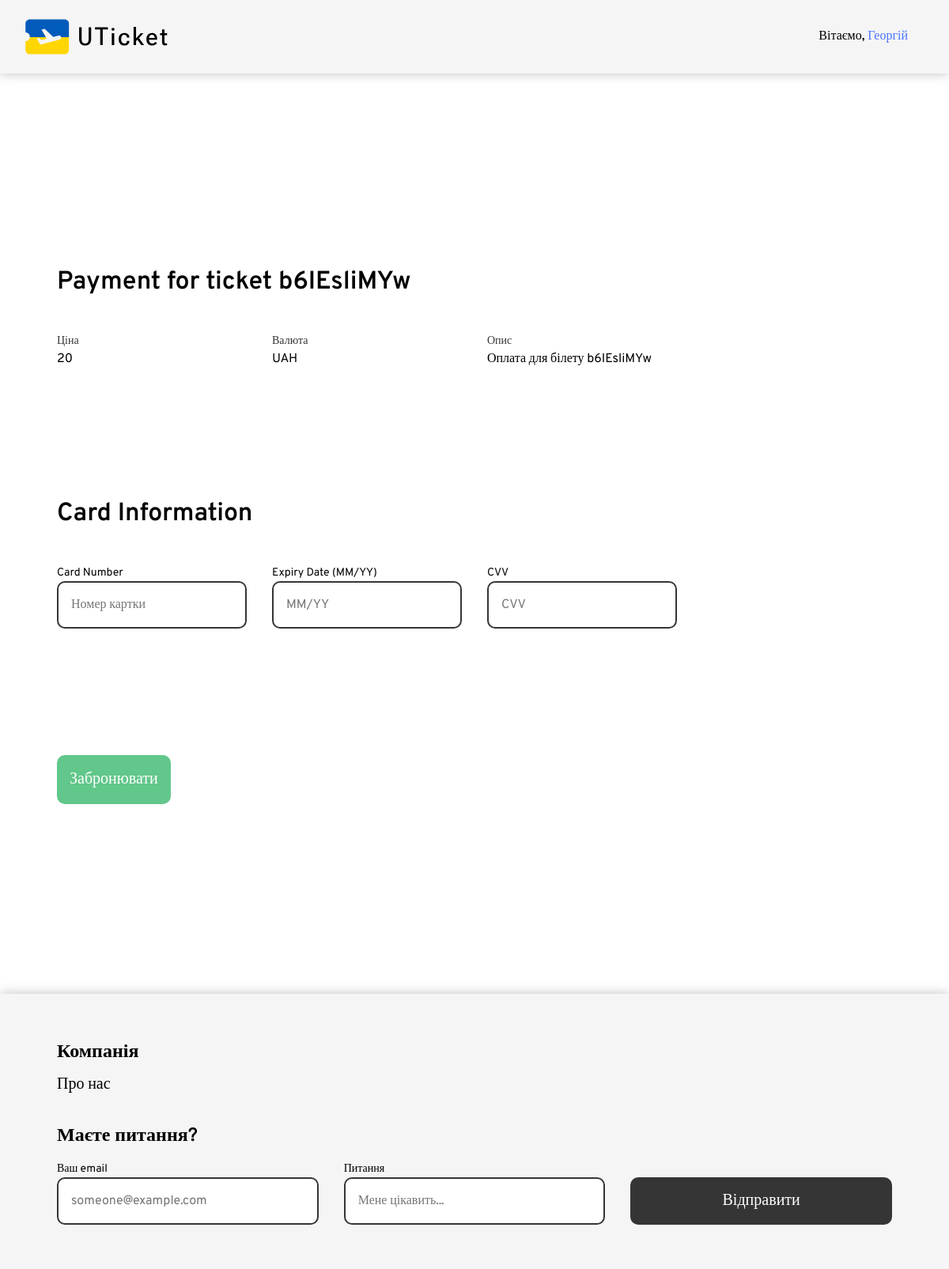
/process_payment/2/ (signed in), run on the app's committed database.
### UTicket/models.py (models this page shows, shortened)
class NewUser(AbstractUser):
    username = None
    ''' Add email field as unique identifiers
    for authentication instead of usernames '''
    email = models.EmailField(__("email address"), unique=True)
    objects = CustomUserManager()
    USERNAME_FIELD = "email"
    REQUIRED_FIELDS = []

class Tickets(models.Model):
    city_of_departure = models.CharField(max_length=40)
    city_destination = models.CharField(max_length=40)
    departure_date = models.DateField()
    return_date = models.DateField(blank=True, null=True)
    plane_class = models.CharField(max_length=30)
    flight_departure = models.CharField(max_length=40)
    plane_place = models.CharField(max_length=30)
    first_name = models.CharField(max_length=40)
    second_name = models.CharField(max_length=40)
    date_of_birth = models.CharField(max_length=10)
    phone_number = models.CharField(max_length=20)
    ticket_number = models.CharField(max_length=10, unique=True, default=generate_short_ticket_id)
    email = models.ForeignKey(NewUser, on_delete=models.CASCADE)
    price = models.CharField(max_length=10)
    date = models.DateTimeField(auto_now_add=True)

### UTicket/views.py (the view)
# urls.py: path('process_payment/<int:ticket_id>/', views.process_payment, name='process_payment'),
@login_required(login_url='login_view')
def process_payment(request, ticket_id):
    ticket = get_object_or_404(Tickets, id=ticket_id)
    if request.method == "POST":
        form = PaymentForm(request.POST)
        if form.is_valid():
            payment = form.save(commit=False)
            payment.ticket = ticket
            payment.price = ticket.price
            payment.save()
            return redirect('payment_done', token=payment.token)
        else:
            print("Form is not valid")
            print(form.errors)
    else:
        form = PaymentForm(initial={
            'price': ticket.price,
            'currency': 'UAH',
            'description': f'Оплата для білету {ticket.ticket_number}',
        })
    return render(request, 'payment.html', {'form': form, 'ticket': ticket})

### UTicket/forms.py
class PaymentForm(forms.ModelForm):
    class Meta:
        model = Payment
        fields = ['price', 'currency', 'description']
    def __init__(self, *args, **kwargs):
        super(PaymentForm, self).__init__(*args, **kwargs)
        for field in self.fields.values():
            field.widget.attrs['readonly'] = 'readonly'

### UTicket/templates/payment.html (shortened to what this page needs)
{% extends 'base.html' %}
{% load static %}
{% block content %}
<section class="booking section">
    <form method="post" action="">
        <div class="form-chapter">
            <h1 class="chapter__title">Payment for ticket {{ ticket.ticket_number }}</h1>
            <div class="chapter__fields grid grid-template-columns-4">
                <div class="field chapter__field grid-field" tabindex="-1">
                    <p class="field-title">Ціна</p>
                    <p class="field-value">{{ form.price.value }}</p>
                </div>
                <div class="field chapter__field grid-field" tabindex="-1">
                    <p class="field-title">Валюта</p>
                    <p class="field-value">{{ form.currency.value }}</p>
                </div>
                <div class="field chapter__field grid-field" tabindex="-1">
                    <p class="field-title">Опис</p>
                    <p class="field-value">{{ form.description.value }}</p>
                </div>
            </div>
        </div>
        <div class="form-chapter">
            <h2 class="chapter__title">Card Information</h2>
            <div class="chapter__fields grid grid-template-columns-4">
                <div class="field chapter__field grid-field" tabindex="-1">
                    <p class="field__title"><label for="id_card_number">Card Number</label></p>
                    <input type="text" class="chapter__input input__container" placeholder="Номер картки" name="card_number" id="id_card_number">
                </div>
                <div class="field chapter__field grid-field" tabindex="-1">
                    <p class="field__title"><label for="id_card_expiry">Expiry Date (MM/YY)</label></p>
                    <input type="text" class="chapter__input input__container" placeholder="MM/YY" name="card_expiry" id="id_card_expiry">
                </div>
                <div class="field chapter__field grid-field" tabindex="-1">
                    <p class="field__title"><label for="id_card_cvv">CVV</label></p>
                    <input type="text" class="chapter__input input__container" placeholder="CVV" name="card_cvv" id="id_card_cvv">
                </div>
            </div>
        </div>
        <button class="form__submit button-fill button-green input__container" type="submit">Забронювати</button>
    </form>
</section>
{% endblock %}

### UTicket/templates/base.html (shortened to what this page needs)
<!DOCTYPE html>
<html lang="en">
<head>
   {% load static %}
   <link rel="stylesheet" href="{% static 'css/styles.css' %}">
   <link href="https://cdn.jsdelivr.net/npm/remixicon@3.5.0/fonts/remixicon.css" rel="stylesheet">
</head>
<body>
   <header class="header">
      <div class="header__container flex">
         <div class="header__logo">
            <a href="{% url 'index' %}">
               <img src="{% static 'imgs/logo.svg' %}" alt="">
            </a>
         </div>
         <nav class="header__menu">
            <ul class="menu__list flex" id="menu">
               {% if not request.user.is_authenticated %}
               <li class="menu__item">
                  <a href="{% url 'login_view' %}" class="menu__link input__container" id="login-trigger">Увійти</a>
               </li>
               <li class="menu__item">
                  <a href="{% url 'signup' %}" class="menu__link input__container"
                     id="signup-trigger">Зареєструватися</a>
               </li>
               {% elif request.user.is_authenticated %}
               <li class="menu__item">
                  <button class="menu__link input__container">Вітаємо, <span style="color: var(--clr-blue);">{{ request.user.first_name }}</span></button>
               </li>
               {% endif %}
            </ul>
         </nav>
      </div>
   </header>
   <main class="main">
      <div class="wrapper">
         {% block content %}
         {% endblock %}
      </div>
   </main>
   <footer class="footer">
      <div class="wrapper">
         <div class="footer__container">
            <nav class="footer__data grid grid-template-columns-3">
               <ul class="footer__links">
                  <h3 class="list__title">Компанія</h3>
                  <li>
                     <a href="" class="footer__link">Про нас</a>
                  </li>
               </ul>
            </nav>
            <form action="" class="footer__form">
               <h3 class="list__title">Маєте питання?</h3>
               <div class="footer__form__fields grid grid-template-columns-3">
                  <div class="form__field">
                     <p class="field__title">Ваш email</p>
                     <input type="text" class="input__container form__input" placeholder="someone@example.com">
                  </div>
                  <div class="form__field">
                     <p class="field__title">Питання</p>
                     <input type="text" class="input__container form__input" placeholder="Мене цікавить...">
                  </div>
                  <div class="form__field footer__submit">
                     <input type="submit" class=" input__container button-fill button-black form__button"
                        value="Відправити">
                  </div>
               </div>
            </form>
         </div>
      </div>
   </footer>
</body>
</html>

### data on the page
NewUser: user.first_name "Георгій"
Tickets: ticket_number "b6IEsliMYw", price.value "20"
